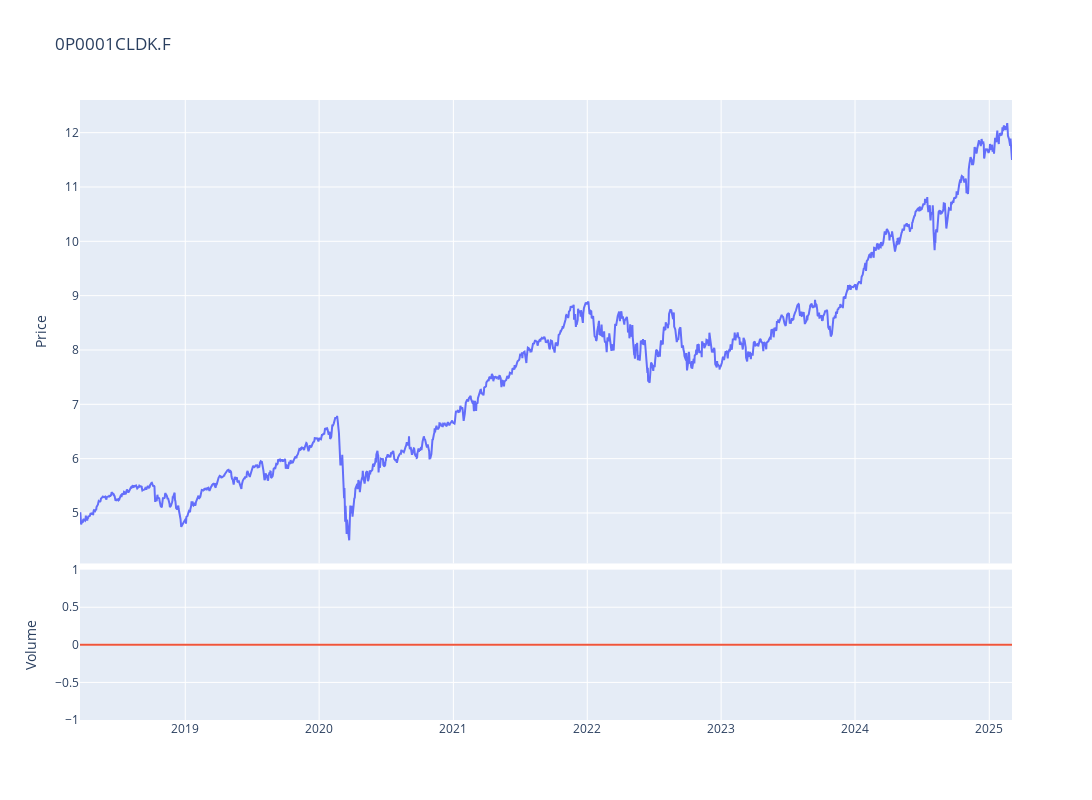

Notebook source saved alongside this figure:
### Code cell
fig = make_subplots(rows=4, cols=1,shared_xaxes=True,vertical_spacing=0.01,specs=[[{'rowspan':3,'colspan':1}],[None],[None],[{'rowspan':1,'colspan':1}]])

# Graph (1,1)
fig.add_trace(go.Scatter(x=stock_ticker.index,y=stock_ticker['Adj Close'],mode="lines",name=f"{ticker}"),row=1, col=1)
# Update xaxis properties
fig.update_yaxes(title_text="Price", row=1, col=1)

# Graph (4,1)
fig.add_trace(go.Scatter(x=stock_ticker.index,y=stock_ticker['Volume'],mode="lines",name='Volume'),row=4, col=1)
fig.update_yaxes(title_text="Volume", row=4, col=1)

fig.update_layout(height=800, width=1300,showlegend=False,title=f"{ticker}")

fig.show()

### Figure 1 — Plotly figure (JSON) as saved in the notebook; plotly's stock layout.template omitted (floating-point values rounded to 4 significant figures; data arrays with more than 128 entries replaced by an {"elided": "..."} marker saying what was removed)
{"data": [{"mode": "lines", "name": "0P0001CLDK.F", "type": "scatter", "x": {"elided": "1764 str values"}, "xaxis": "x", "y": {"elided": "1764 float values"}, "yaxis": "y"}, {"mode": "lines", "name": "Volume", "type": "scatter", "x": {"elided": "1764 str values"}, "xaxis": "x2", "y": {"elided": "1764 int values"}, "yaxis": "y2"}], "layout": {"height": 800, "showlegend": false, "title": {"text": "0P0001CLDK.F"}, "width": 1300, "xaxis": {"anchor": "y", "domain": [0, 1], "matches": "x2", "showticklabels": false}, "xaxis2": {"anchor": "y2", "domain": [0, 1]}, "yaxis": {"anchor": "x", "domain": [0.2525, 1], "title": {"text": "Price"}}, "yaxis2": {"anchor": "x2", "domain": [0, 0.2425], "title": {"text": "Volume"}}}}
